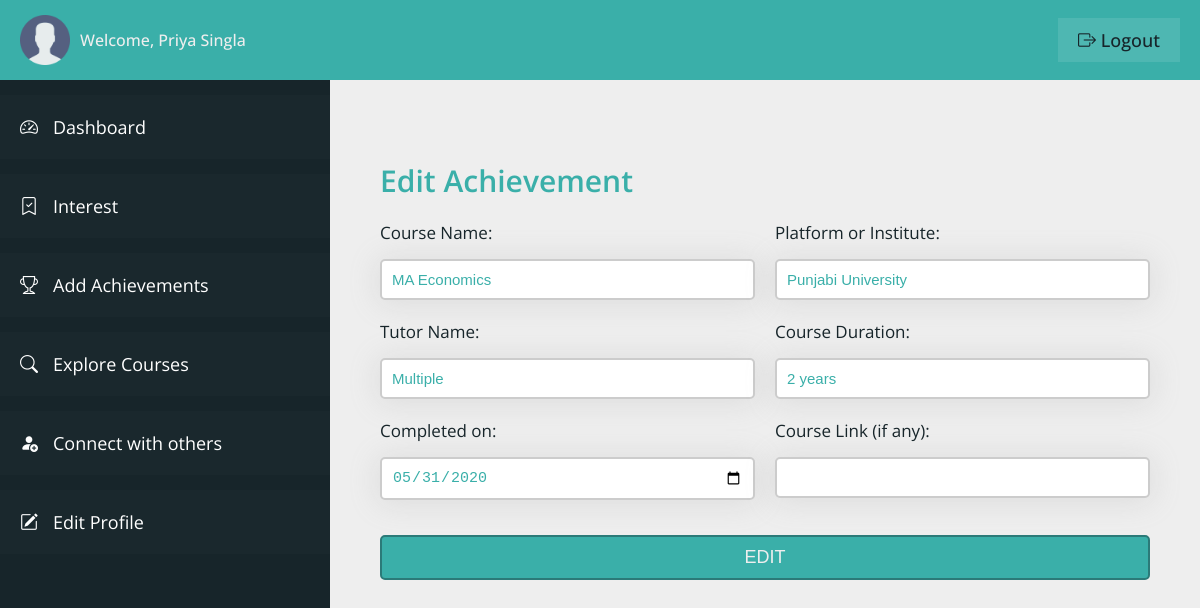
The app's page /student/edit-user-achievement.php?aid=2 (signed in) with its own data.
### tables this page shows
CREATE TABLE `user_table` (
  `user_id` int(11) NOT NULL,
  `user_firstname` varchar(100) NOT NULL,
  `user_lastname` varchar(100) NOT NULL,
  `user_type` varchar(20) NOT NULL,
  `user_email` varchar(100) NOT NULL,
  `user_phone` varchar(10) NOT NULL,
  `user_password` varchar(100) NOT NULL,
  `user_createdon` datetime NOT NULL DEFAULT current_timestamp()
);

CREATE TABLE `achievement_table` (
  `achievement_id` int(11) NOT NULL,
  `achievement_userid` int(11) NOT NULL,
  `achievement_course` varchar(100) NOT NULL,
  `achievement_platform` varchar(100) NOT NULL,
  `achievement_tutor` varchar(100) NOT NULL,
  `achievement_courseduration` varchar(20) NOT NULL,
  `achievement_courselink` varchar(200) NOT NULL,
  `achievement_completedon` varchar(20) NOT NULL,
  `added_on` datetime NOT NULL DEFAULT current_timestamp()
);

### student/edit-user-achievement.php (the view, shortened to what this page needs)
<?php
include "connection.php";
?>
<!DOCTYPE html>
<html lang="en">
<head>
    <link rel="stylesheet" href="css/style-dashboard.css">
    <link rel="stylesheet" href="https://cdn.jsdelivr.net/npm/bootstrap-icons@1.11.0/font/bootstrap-icons.css">
</head>
<body>
    <div class="container">
        <header class="header">
            <div class="header__left">
                <img src="img/user.png" class="user__header-user" alt="user">
                <span class="header__user-name">Welcome,
                    <?php
                    $q = "SELECT * FROM user_table WHERE user_id = '" . $_SESSION['userIdVce'] . "'";
                    $r = mysqli_query($con, $q);
                    if (mysqli_num_rows($r) > 0) {
                        $row = mysqli_fetch_array($r);
                        echo $row['user_firstname'] . ' ' . $row['user_lastname'];
                    }
                    ?>
                </span>
            </div>
            <div class="header__right">
                <a href="logout.php" class="header__user-logout"><i class="bi bi-box-arrow-right"></i> logout</a>
            </div>
        </header>
        <section class="sidebar">
            <ul class="sidebar__items">
                <a href="dashboard.php" class="sidebar__item-link">
                    <li class="sidebar__item">
                        <i class="bi bi-speedometer2"></i>
                        <span>Dashboard</span>
                    </li>
                </a>
                <a href="user-interest.php" class="sidebar__item-link">
                    <li class="sidebar__item">
                        <i class="bi bi-bookmark-check"></i>
                        <span>Interest</span>
                    </li>
                </a>
                <a href="user-achievements.php" class="sidebar__item-link">
                    <li class="sidebar__item">
                        <i class="bi bi-trophy"></i>
                        <span>Add Achievements</span>
                    </li>
                </a>
                <a href="explore-courses.php" class="sidebar__item-link">
                    <li class="sidebar__item">
                        <i class="bi bi-search"></i>
                        <span>Explore Courses</span>
                    </li>
                </a>
                <a href="connect.php" class="sidebar__item-link">
                    <li class="sidebar__item">
                        <i class="bi bi-person-fill-add"></i>
                        <span>Connect with others</span>
                    </li>
                </a>
                <a href="profile.php" class="sidebar__item-link">
                    <li class="sidebar__item">
                        <i class="bi bi-pencil-square"></i>
                        <span>Edit Profile</span>
                    </li>
                </a>
            </ul>
        </section>
        <main class="main__content">
            <div class="login-container-2">
                <form action="<?php echo htmlspecialchars($_SERVER['PHP_SELF']) ?>" method="post" class="login__form">
                    <h3 class="heading-3">Edit Achievement</h3>
                    <?php
                    $eq = "SELECT * FROM `achievement_table` WHERE `achievement_userid` = '" . $_SESSION['userIdVce'] . "' AND `achievement_id` = '" . $_GET['aid'] . "'";
                    $er = mysqli_query($con, $eq);
                    if (mysqli_num_rows($er) > 0) {
                        while ($erow = mysqli_fetch_array(($er))) {
                    ?>
                            <div class="input">
                                <label class="label__text">Course Name:</label>
                                <input type="text" value="<?php echo $erow['achievement_course']; ?>" class="input__box" name="c_name" required>
                            </div>
                            <div class="input">
                                <label class="label__text">Platform or Institute:</label>
                                <input type="text" value="<?php echo $erow['achievement_platform']; ?>" class="input__box" name="p_name" required>
                            </div>
                            <div class="input">
                                <label class="label__text">Tutor Name:</label>
                                <input type="text" value="<?php echo $erow['achievement_tutor']; ?>" class="input__box" name="t_name" required>
                            </div>
                            <div class="input">
                                <label class="label__text">Course Duration:</label>
                                <input type="text" value="<?php echo $erow['achievement_courseduration']; ?>" class="input__box" name="c_duration" required>
                            </div>
                            <div class="input">
                                <label class="label__text">Completed on:</label>
                                <input type="date" value="<?php echo $erow['achievement_completedon']; ?>" class="input__box" name="c_completedon" required>
                            </div>
                            <div class="input">
                                <label class="label__text">Course Link (if any):</label>
                                <input type="text" value="<?php echo $erow['achievement_courselink']; ?>" class="input__box" name="c_link">
                            </div>
                    <?php
                        }
                    } ?>
                    <div class="input input__btn">
                        <input type="submit" value="Edit" class="btn" name="edit_achievement">
                    </div>
                </form>
            </div>
        </main>
    </div>
</body>
</html>

### student/css/style-dashboard.css (style rules this page uses)
:root { --color-primary: #3aafa9; --color-primary-dark: #2b7a78; --color-primary-light: #def2f1; --color-secondary: #17252a; --color-secondary-dark: #101a1d; --color-secondary-light: #377084; --color-grey-light-1: #999; --color-grey-light-2: #ccc; --color-grey-light-3: #eee; --color-grey-dark-1: #242424; --color-grey-dark-2: #333; --color-grey-dark-3: #474747; --color-white: #fff; --font-default: "Open Sans", sans-serif; }
*, *::before, *::after { margin: 0; padding: 0; box-sizing: inherit; }
html { font-size: 62.5%; box-sizing: border-box; }
body { color: var(--color-grey-dark-2); font-family: var(--font-default); }
.container { height: 100vh; display: grid; grid-template-columns: 33rem 1fr; grid-template-rows: 8rem calc(100vh - 8rem); }
.header { grid-column: 1 / -1; background-color: var(--color-primary); display: flex; align-items: center; justify-content: space-between; padding: 0 2rem; }
.header__left { display: flex; align-items: center; gap: 1rem; }
.user__header-user { width: 5rem; }
.header__user-name { font-size: 1.6rem; color: var(--color-grey-light-3); font-weight: 500; }
.header__user-logout:link, .header__user-logout:visited { font-size: 1.8rem; color: var(--color-secondary); background-color: rgba(255, 255, 255, 0.1); text-decoration: none; text-transform: capitalize; font-weight: 500; padding: 1rem 2rem; transition: all 0.2s; }
.sidebar { background-color: var(--color-secondary); overflow-y: scroll; padding-top: 1.5rem; scroll-behavior: smooth; }
.sidebar__item { padding: 2rem; background-color: rgba(255, 255, 255, 0.01); margin-bottom: 1.5rem; display: flex; gap: 1.5rem; transition: all 0.2s; }
.sidebar__item-link:link, .sidebar__item-link:visited { color: var(--color-white); text-decoration: none; font-size: 1.8rem; }
.main__content { background-color: var(--color-grey-light-3); padding: 8rem 5rem; overflow-y: scroll; scroll-behavior: smooth; }
.login__form { display: grid; grid-template-columns: repeat(2, 1fr); grid-column-gap: 2rem; }
.heading-3 { font-size: 3rem; font-weight: 600; color: var(--color-primary); margin-bottom: 2rem; grid-column: 1 / -1; }
.input__btn { grid-column: 1 / -1; }
.input { display: flex; flex-direction: column; gap: 1.5rem; }
.label__text { font-size: 1.7rem; font-weight: 400; color: var(--color-secondary); }
.input__box { padding: 1rem; border: 2px solid var(--color-grey-light-2); border-radius: 5px; background-color: var(--color-white); color: var(--color-primary); box-shadow: 0px 0.2rem 3rem 0.2rem rgba(156, 156, 156, 0.2); font-size: 1.5rem; margin-bottom: 2rem; }
.btn { padding: 1rem; font-size: 1.8rem; text-transform: uppercase; font-weight: 500; margin-top: 1.5rem; background-color: var(--color-primary); border: 2px solid var(--color-primary-dark); color: var(--color-grey-light-3); border-radius: 5px; cursor: pointer; }

### records on screen
user_table: user_firstname "Priya", user_lastname "Singla"
achievement_table: c_name "MA Economics", p_name "Punjabi University", t_name "Multiple", c_duration "2 years", c_completedon "05/31/2020"
